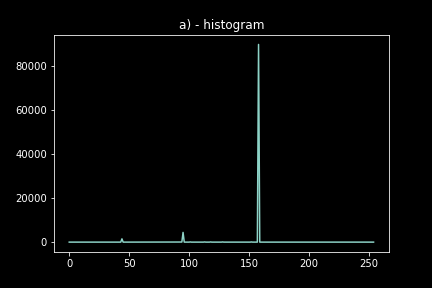
#> input picture first_unit/list/12-a.png, 432 x 288 px, given in place of Figura_13-a.png, which was not available
$ jupyter execute q13.ipynb
#> lines starting #> are read from the running program, lines starting #| are printed output that depends on the picture; pictures that were not available may be replaced by others from this repository, and a replacement may not be noted
[cell 1]
import numpy as np
import cv2 as cv
from matplotlib import pyplot as plt

[cell 2]
img = cv.imread("./Figura_13-a.png",0)
#> img: shape (288, 432); min 0, max 255, mean 4.9
img_2 = cv.imread("./Figura_13-b.png",0)
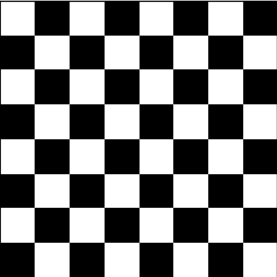
#> input picture first_unit/list/Figura_13-b.png, 277 x 277 px
#> img_2 is the input picture: shape (277, 277); min 0, max 255, mean 126.7
img_flot = img
mask_media = np.array([[0.1,0.1,0.1],[0.1,0.1,0.1],[0.1,0.1,0.1]], dtype=np.float32)

img_media = cv.filter2D(img,-1, mask_media)
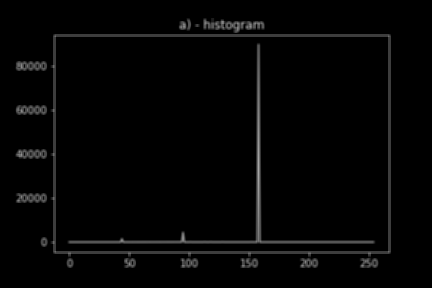
#> img_media: shape (288, 432); min 0, max 166, mean 4.4
plt.plot(),plt.imshow(img_media, 'gray'),plt.title('13-a-median')
plt.show()
img_2_media = cv.filter2D(img_2,-1, mask_media)
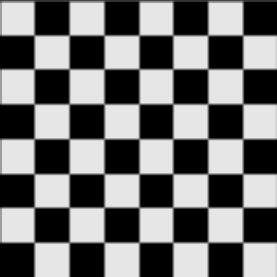
#> img_2_media: shape (277, 277); min 0, max 230, mean 114.2
plt.plot(),plt.imshow(img_2_media, 'gray'),plt.title('12-b-median')

[cell 3]
histr = cv.calcHist([img_2_media],[0],None,[255],[0,255])
#> histr = 255 values, max 32512 at index 0, min 0 at index 1, mean 300.9
plt.plot(), plt.plot(histr), plt.title('a) - histogram')
plt.savefig('13-a-median_hist.png')
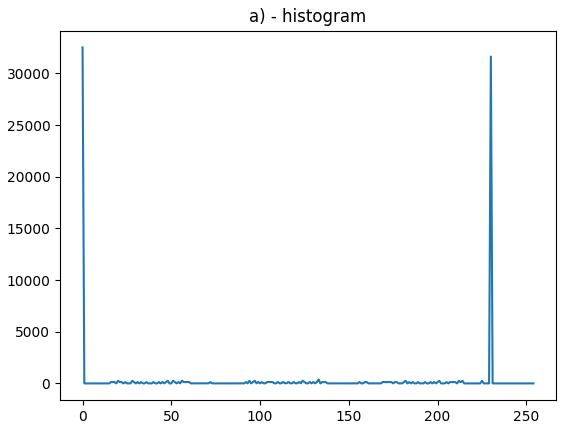
#> figure drawn by matplotlib, 1 panel; curve peaks at x = 0, y = 32512
plt.show()

histr_d = cv.calcHist([img_media],[0],None,[255],[0,255])
#> histr_d = 255 values, max 115509 at index 0, min 0 at index 167, mean 487.9
plt.plot(), plt.plot(histr_d), plt.title('b) - histogram')
plt.savefig('13-b_median_hist.png')
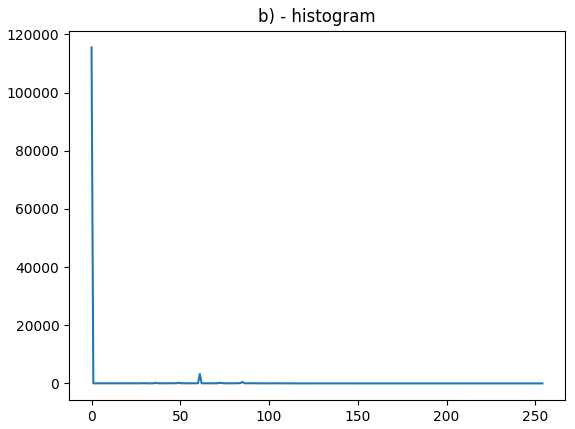
#> figure drawn by matplotlib, 1 panel; curve peaks at x = 0, y = 115509
plt.show()
